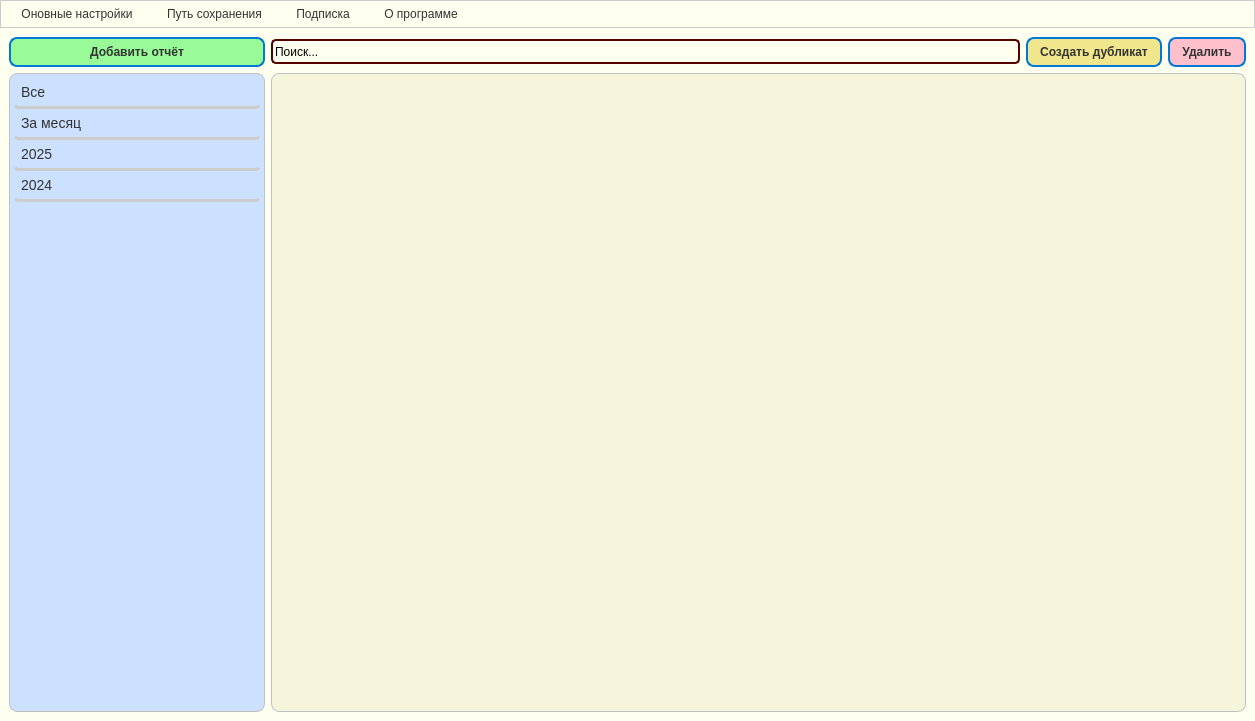
<?xml version="1.0" encoding="UTF-8"?>
<ui version="4.0">
 <class>HousePrice</class>
 <widget class="QMainWindow" name="HousePrice">
  <property name="enabled">
   <bool>true</bool>
  </property>
  <property name="geometry">
   <rect>
    <x>0</x>
    <y>0</y>
    <width>1255</width>
    <height>721</height>
   </rect>
  </property>
  <property name="windowTitle">
   <string>MainWindow</string>
  </property>
  <property name="styleSheet">
   <string notr="true">QMenuBar {
    background-color: #fdfdfd;
    border: 1px solid #cccccc;
}

QMenuBar::item {
    spacing: 4px;
    padding: 6px 14px;
    background: transparent;
    color: #333;
}

QMenuBar::item:selected {
    background: #cce0ff;
    color: #000;
    border-radius: 6px;
}

QMenu {
    background-color: #ffffff;
    border: 1px solid #c0c0c0;
    padding: 4px;
    border-radius: 6px;
}

QMenu::item {
    padding: 6px 18px;
    background-color: transparent;
    color: #333;
    border-radius: 4px;
}

QMenu::item:selected {
    background-color: #e6f0ff;
    color: #000;
}
QWidget {
    background-color: #fffff0;
}

</string>
  </property>
  <widget class="QWidget" name="centralwidget">
   <layout class="QGridLayout" name="gridLayout">
    <item row="1" column="2" colspan="3">
     <widget class="QTableWidget" name="MainTableForDocs">
      <property name="enabled">
       <bool>true</bool>
      </property>
      <property name="font">
       <font>
        <pointsize>-1</pointsize>
       </font>
      </property>
      <property name="focusPolicy">
       <enum>Qt::WheelFocus</enum>
      </property>
      <property name="contextMenuPolicy">
       <enum>Qt::ActionsContextMenu</enum>
      </property>
      <property name="autoFillBackground">
       <bool>false</bool>
      </property>
      <property name="styleSheet">
       <string notr="true">QTableWidget {
    background-color: #ffffff;
    border: 1px solid #c0c0c0;
    border-radius: 8px;
    gridline-color: #e0e0e0;
    font-size: 14px;
    color: #333;
    selection-background-color: #cce0ff;
    selection-color: #000;
}

QHeaderView::section {
    background-color: #f2f2f2;
    padding: 6px;
    border: 1px solid #dcdcdc;
    font-weight: bold;
    color: #333;
    border-top-left-radius: 4px;
    border-top-right-radius: 4px;
}

QTableWidget::item {
    padding: 6px;
    border: none;
}

QTableWidget::item:selected {
    background-color: #cce0ff;
    color: #000;
}

QScrollBar:vertical {
    background: #f2f2f2;
    width: 10px;
    margin: 0px 0px 0px 0px;
    border-radius: 5px;
}

QScrollBar::handle:vertical {
    background: #a0a0a0;
    min-height: 20px;
    border-radius: 5px;
}

QScrollBar::handle:vertical:hover {
    background: #888;
}
QWidget {
    background-color: #f5f5dc;
}

</string>
      </property>
      <property name="tabKeyNavigation">
       <bool>true</bool>
      </property>
      <property name="alternatingRowColors">
       <bool>false</bool>
      </property>
      <property name="showGrid">
       <bool>true</bool>
      </property>
      <property name="gridStyle">
       <enum>Qt::SolidLine</enum>
      </property>
      <property name="wordWrap">
       <bool>true</bool>
      </property>
      <property name="cornerButtonEnabled">
       <bool>true</bool>
      </property>
      <attribute name="horizontalHeaderVisible">
       <bool>true</bool>
      </attribute>
      <attribute name="horizontalHeaderDefaultSectionSize">
       <number>129</number>
      </attribute>
      <attribute name="horizontalHeaderHighlightSections">
       <bool>false</bool>
      </attribute>
      <attribute name="horizontalHeaderShowSortIndicator" stdset="0">
       <bool>true</bool>
      </attribute>
     </widget>
    </item>
    <item row="0" column="2">
     <widget class="QLineEdit" name="search_layer">
      <property name="maximumSize">
       <size>
        <width>16777215</width>
        <height>25</height>
       </size>
      </property>
      <property name="styleSheet">
       <string notr="true">QLineEdit {
    border: 2px solid rgb(85, 0, 0);  /* цвет и толщина границы */
	
    border-radius: 5px;                  /* радиус скругления углов */
}</string>
      </property>
      <property name="text">
       <string>Поиск...</string>
      </property>
     </widget>
    </item>
    <item row="0" column="0" colspan="2">
     <widget class="QPushButton" name="New_doc_Button">
      <property name="font">
       <font>
        <weight>75</weight>
        <bold>true</bold>
       </font>
      </property>
      <property name="styleSheet">
       <string notr="true">QPushButton {
    background-color: #98FB98;
    color: #333333;
    border: 2px solid #0078d7;         /* синий акцент */
    border-radius: 8px;
    padding: 6px 12px;
    font-weight: bold;
}

QPushButton:hover {
    background-color: #e6f0ff;         /* светло-синий при наведении */
}

QPushButton:pressed {
    background-color: #cce0ff;         /* темнее при нажатии */
}

QPushButton:disabled {
    background-color: #f0f0f0;
    color: #a0a0a0;
    border: 1px solid #cccccc;
}
#pushButton_duplicate {
    background-color: #f9f9f9;
    border: 2px solid #28a745;   /* зелёный */
    border-radius: 8px;
    padding: 6px 14px;
}
#pushButton_duplicate:hover {
    background-color: #e6ffe9;
}
</string>
      </property>
      <property name="text">
       <string>Добавить отчёт</string>
      </property>
     </widget>
    </item>
    <item row="1" column="0" colspan="2">
     <widget class="QListWidget" name="sortirovshik_po_datam">
      <property name="styleSheet">
       <string notr="true">QListWidget {
    background-color: #E0EAF5;
    border: 1px solid #c0c0c0;
    border-radius: 8px;
    padding: 4px;
    font-size: 14px;
    color: #333;
}

QListWidget::item {
    padding: 6px 10px;
    border: none;
    border-radius: 4px;
}

QListWidget::item:hover {
    background-color: #e6f0ff;
    color: #000;
}

QListWidget::item:selected {
    background-color: #cce0ff;
    color: #000;
    font-weight: bold;
}
QWidget {
    background-color: #cce0ff;
}

    QListWidget::item {
        padding: 6px 4px;
        border-bottom: 3px solid #cccccc;
    }
    QListWidget::item:selected {
        background-color: #a0c4ff;
    }

</string>
      </property>
      <item>
       <property name="text">
        <string>Все</string>
       </property>
      </item>
      <item>
       <property name="text">
        <string>За месяц</string>
       </property>
      </item>
      <item>
       <property name="text">
        <string>2025</string>
       </property>
      </item>
      <item>
       <property name="text">
        <string>2024</string>
       </property>
      </item>
     </widget>
    </item>
    <item row="0" column="3">
     <widget class="QPushButton" name="copy_button">
      <property name="styleSheet">
       <string notr="true">QPushButton {
    background-color: #F0E68C;
    color: #333333;
    border: 2px solid #0078d7;         /* синий акцент */
    border-radius: 8px;
    padding: 6px 12px;
    font-weight: bold;
}

QPushButton:hover {
    background-color: #e6f0ff;         /* светло-синий при наведении */
}

QPushButton:pressed {
    background-color: #cce0ff;         /* темнее при нажатии */
}

QPushButton:disabled {
    background-color: #f0f0f0;
    color: #a0a0a0;
    border: 1px solid #cccccc;
}
#pushButton_duplicate {
    background-color: #f9f9f9;
    border: 2px solid #28a745;   /* зелёный */
    border-radius: 8px;
    padding: 6px 14px;
}
#pushButton_duplicate:hover {
    background-color: #e6ffe9;
}
</string>
      </property>
      <property name="text">
       <string>Создать дубликат</string>
      </property>
     </widget>
    </item>
    <item row="0" column="4">
     <widget class="QPushButton" name="delete_button">
      <property name="styleSheet">
       <string notr="true">QPushButton {
    background-color: #FFC0CB;
    color: #333333;
    border: 2px solid #0078d7;         /* синий акцент */
    border-radius: 8px;
    padding: 6px 12px;
    font-weight: bold;
}

QPushButton:hover {
    background-color: #DB7093;         /* светло-синий при наведении */
}

QPushButton:pressed {
    background-color: #ffe0e0;         /* темнее при нажатии */
}

QPushButton:disabled {
    background-color: #f0f0f0;
    color: #a0a0a0;
    border: 1px solid #cccccc;
}
#pushButton_delete {
    background-color: #fff;
    border: 2px solid #dc3545;   /* красный */
    border-radius: 8px;
    padding: 6px 14px;
}
#pushButton_delete:hover {
    background-color: #ffe6e6;
}
</string>
      </property>
      <property name="text">
       <string>Удалить</string>
      </property>
     </widget>
    </item>
   </layout>
  </widget>
  <widget class="QMenuBar" name="menubar">
   <property name="geometry">
    <rect>
     <x>0</x>
     <y>0</y>
     <width>1255</width>
     <height>35</height>
    </rect>
   </property>
   <widget class="QMenu" name="menu">
    <property name="title">
     <string>Оновные настройки</string>
    </property>
    <addaction name="action_company_info"/>
    <addaction name="action_apriser_info"/>
   </widget>
   <widget class="QMenu" name="save_dir">
    <property name="title">
     <string>Путь сохранения</string>
    </property>
    <addaction name="action_dir"/>
   </widget>
   <widget class="QMenu" name="menu_payment_dialog">
    <property name="title">
     <string>Подписка</string>
    </property>
    <addaction name="action_payment_cash"/>
    <addaction name="separator"/>
    <addaction name="action_3"/>
    <addaction name="action_check_for_updates"/>
   </widget>
   <widget class="QMenu" name="menu_user">
    <property name="title">
     <string>О программе</string>
    </property>
    <addaction name="action_about"/>
    <addaction name="action_2"/>
   </widget>
   <addaction name="menu"/>
   <addaction name="save_dir"/>
   <addaction name="menu_payment_dialog"/>
   <addaction name="menu_user"/>
  </widget>
  <action name="action_dir">
   <property name="text">
    <string>Выбор папки</string>
   </property>
  </action>
  <action name="action_company_info">
   <property name="text">
    <string>Информация об оценочной организации</string>
   </property>
  </action>
  <action name="action_apriser_info">
   <property name="text">
    <string>Информация об оценщике</string>
   </property>
  </action>
  <action name="action_payment_cash">
   <property name="text">
    <string>Оплатить подписку</string>
   </property>
  </action>
  <action name="action_3">
   <property name="text">
    <string>Проверить подписку</string>
   </property>
  </action>
  <action name="action_check_for_updates">
   <property name="text">
    <string>Проверить наличие обновлений</string>
   </property>
  </action>
  <action name="action_about">
   <property name="text">
    <string>Пользователь</string>
   </property>
  </action>
  <action name="action_2">
   <property name="text">
    <string>Служба поддержки</string>
   </property>
  </action>
 </widget>
 <tabstops>
  <tabstop>search_layer</tabstop>
  <tabstop>delete_button</tabstop>
  <tabstop>copy_button</tabstop>
  <tabstop>New_doc_Button</tabstop>
  <tabstop>MainTableForDocs</tabstop>
  <tabstop>sortirovshik_po_datam</tabstop>
 </tabstops>
 <resources/>
 <connections/>
</ui>
